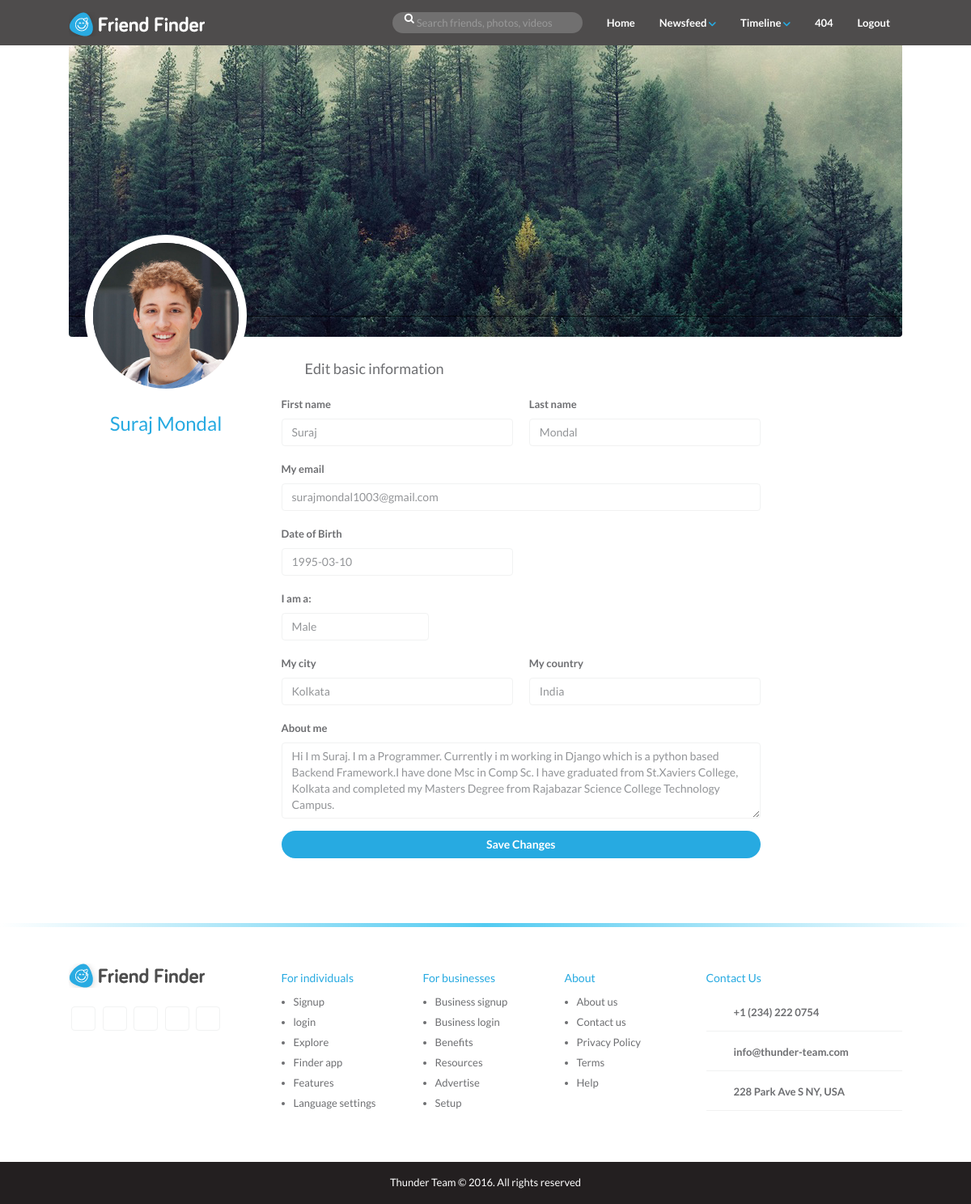
The app's page /edit_profile_basic (signed in) with its own data.
### socialapp/models.py (models this page shows, shortened)
class User_Personal(models.Model):
    user = models.OneToOneField(User,on_delete=models.CASCADE,)
    dob=models.DateField()
    gender=models.CharField(max_length=50)
    city=models.CharField(max_length=100)
    country=models.CharField(max_length=100)
    profilepic=models.ImageField(upload_to='profile_pics',blank=True)
    about_text=models.TextField(blank=True)

### socialapp/views.py (the view)
# urls.py: path('edit_profile_basic',views.edit_profile_basic,name='edit_profile_basic'),
def edit_profile_basic(request):
    user_info = get_userdetails(request)
    return render(request, 'profile/edit-profile-basic.html',{'user_info':user_info,'media_url':settings.MEDIA_URL})

### socialapp/views.py (called while the page is built)
def get_userdetails(request):
    user_info=User_Personal.objects.filter(pk=str(request.session['id']))
    return user_info

### templates/profile/edit-profile-basic.html (shortened to what this page needs)
{% extends 'socialapp/header.html' %}
{% load staticfiles %}
{% block body %}
<div class="container">
      <div class="timeline">
        <div class="timeline-cover">
            {% for u in user_info %}
          <div class="timeline-nav-bar hidden-sm hidden-xs">
            <div class="row">
              <div class="col-md-3">
                <div class="profile-info">
                  <img src="{{media_url}}{{u.profilepic}}" alt="" class="img-responsive profile-photo" />
                  <h3>{{ u.user.first_name }} {{ u.user.last_name }}</h3>
                </div>
              </div>
            </div>
          </div>
        </div>
        <div id="page-contents">
          <div class="row">
            <div class="col-md-3">
            </div>
            <div class="col-md-7">
              <div class="edit-profile-container">
                <div class="block-title">
                  <h4 class="grey"><i class="icon ion-android-checkmark-circle"></i>Edit basic information</h4>
                </div>
                <div class="edit-block">
                  <form name="basic-info" id="basic-info" class="form-inline" action="{% url 'socialapp:update_profile' %}" method="post">
                    <div class="row">
                      <div class="form-group col-xs-6">
                        <label for="first_name">First name</label>
                        <input id="first_name" class="form-control input-group-lg" type="text" name="first_name" title="Enter first name" placeholder="First name" value="{{ u.user.first_name }}" />
                      </div>
                      <div class="form-group col-xs-6">
                        <label for="last_name" class="">Last name</label>
                        <input id="last_name" class="form-control input-group-lg" type="text" name="last_name" title="Enter last name" placeholder="Last name" value="{{ u.user.last_name }}" />
                      </div>
                    </div>
                    <div class="row">
                      <div class="form-group col-xs-12">
                        <label for="email">My email</label>
                        <input id="email" class="form-control input-group-lg" type="text" name="email" title="Enter Email" placeholder="My Email" value="{{ u.user.email }}" />
                      </div>
                    </div>
                    <div class="row">
                      <p class="custom-label"><strong>Date of Birth</strong></p>
                      <div class="form-group col-sm-6 col-xs-12">
                            <input id="dob" class="form-control input-group-lg" type="text" name="dob" title="Enter Date of Birth" placeholder="Your Date of Birth" value="{{ u.dob|date:"Y-m-d" }}"/>
                      </div>
                    </div>
                    <div class="form-group gender">
                      <p class="custom-label"><strong>I am a: </strong></p>
                        <input id="gender" class="form-control input-group-lg" type="text" name="gender" title="Enter Gender" placeholder="Your Gender" value="{{ u.gender }}"/>
                    </div>
                    <div class="row">
                      <div class="form-group col-xs-6">
                        <label for="city"> My city</label>
                        <input id="city" class="form-control input-group-lg" type="text" name="city" title="Enter city" placeholder="Your city" value="{{ u.city }}"/>
                      </div>
                      <div class="form-group col-xs-6">
                        <label for="country">My country</label>
                        <input id="country" class="form-control input-group-lg" type="text" name="country" title="Enter country" placeholder="Your Country" value="{{ u.country }}"/>
                      </div>
                    </div>
                    <div class="row">
                      <div class="form-group col-xs-12">
                        <label for="my-info">About me</label>
                        <textarea id="about_text" name="about_text" class="form-control" placeholder="Some texts about me" rows="4" cols="400">{{ u.about_text }}</textarea>
                      </div>
                    </div>
                    <button class="btn btn-primary" type="submit">Save Changes</button>
                  </form>
                </div>
              </div>
            </div>
          </div>
        </div>
          {% endfor %}
      </div>
    </div>
{% include 'socialapp/footer.html' %}
{% endblock %}

### static/css/style.css (style rules this page uses)
html, body { height: 100%; width: 100%; }
body { font-family: 'Lato', sans-serif; line-height: 26px; color: #6d6e71; font-size: 13px; }
h1, h2, h3, h4, h5, h6 { color: #27aae1; }
h1.grey, h2.grey, h3.grey, h4.grey, h5.grey, h6.grey { color: #6d6e71; margin: 0 auto 20px; }
.container { max-width: 1050px; }
#page-contents { padding: 30px 0 50px; }
.btn-primary { background: #27aae1; padding: 7px 25px; border: none; font-size: 14px; border-radius: 4px; color: #fff; position: relative; font-weight: 600; outline: none; border-radius: 30px; }
img.profile-photo { height: 58px; width: 58px; border-radius: 50%; }
textarea { -webkit-box-sizing: border-box; -moz-box-sizing: border-box; box-sizing: border-box; width: 100%; }
.custom-label { padding-left: 10px; padding-right: 10px; margin-bottom: 5px; }
.form-control { background: #fff; border: 1px solid #f1f2f2; box-shadow: none; border-radius: 4px; color: #939598; width: 100% !important; }
.timeline-cover { background: url("../images/covers/1.jpg") no-repeat; background-position: center; background-size: cover; min-height: 360px; border-radius: 0 0 4px 4px; position: relative; }
.timeline-cover .timeline-nav-bar { background: rgba(0,0,0, .7); width: 100%; position: absolute; bottom: 25px; }
.timeline-cover .timeline-nav-bar .profile-info { position: absolute; text-align: center; padding: 0 20px; top: -100px; z-index: 999; }
.timeline-cover .timeline-nav-bar .profile-info img.profile-photo { height: 200px; width: 200px; border-radius: 50%; border: 10px solid #fff; }
.edit-profile-container h4 i { margin-right: 15px; color: #27aae1; }
.edit-block { margin-bottom: 30px; }
.edit-block .form-group { margin-bottom: 15px; }
.edit-block .btn-primary { width: 100%; }
.gender .custom-label { padding-left: 0; }

### records on screen
User_Personal: profilepic (picture), user.first_name "Suraj", user.last_name "Mondal", first_name "Suraj", last_name "Mondal", email "surajmondal1003@gmail.com", dob "1995-03-10", gender "Male", city "Kolkata", country "India", about_text "Hi I m Suraj. I m a Programmer. Currently i m working in Django which is a python based Backend Framework.I have done Msc in Comp Sc. I have graduated from St.Xaviers College, Kolkata and completed my Masters Degree from Rajabazar Science College Technology Campus."
